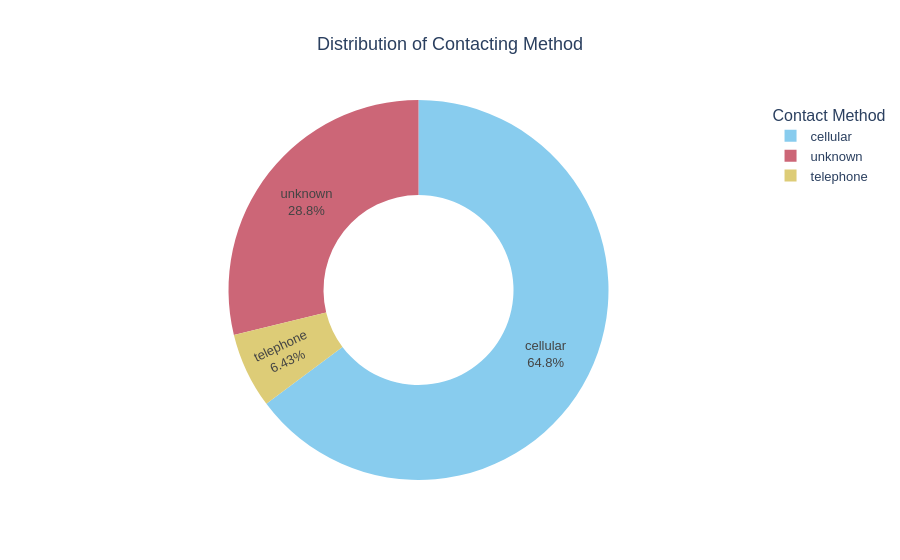

The notebook cell saved with this chart:
### Markdown cell above
<div style="
  width: 97%;
  margin: 18px 0;
  padding: 14px 18px;
  border-radius: 12px;
  text-align: left;
  background: rgba(140, 140, 140, 0.10);
  border: 1px solid rgba(140, 140, 140, 0.18);
  box-shadow: 0 6px 18px rgba(0,0,0,0.12);
  backdrop-filter: blur(10px);
  position: relative;
  overflow: hidden;
">
  <div style="
    position: absolute;
    left: 0; 
    top: 0; 
    bottom: 0;
    width: 6px;
    background: linear-gradient(180deg, #5e0ab9 0%, #6a11cb 55%, #3f84fd 100%);
  "></div>
  <h3 style="
    margin: 0;
    padding-left: 12px;
    font-family: 'Segoe UI', sans-serif;
    font-weight: 800;
    letter-spacing: 1px;
    font-size: 1.25em;
    color: inherit;
  ">
    2. Q8 What is the distribution of contact method (cellular vs telephone)?
  </h3>
</div>

### Code cell
our_plots.plot_pie(df["contact"], title="Distribution of Contacting Method", x_label="Contact Method", y_label="Count", hole=0.5)

### Figure 1 — Plotly figure (JSON) as saved in the notebook; plotly's stock layout.template omitted (floating-point values rounded to 4 significant figures)
{"data": [{"domain": {"x": [0, 1], "y": [0, 1]}, "hole": 0.5, "hovertemplate": "Contact Method=%{label}<br>Count=%{value}<extra></extra>", "labels": ["cellular", "unknown", "telephone"], "legendgroup": "", "name": "", "showlegend": true, "textfont": {"family": "Arial", "size": 13}, "textinfo": "percent+label", "type": "pie", "values": [29285, 13020, 2906]}], "layout": {"font": {"family": "Arial", "size": 13}, "legend": {"title": {"text": "Contact Method"}, "tracegroupgap": 0}, "piecolorway": ["rgb(136, 204, 238)", "rgb(204, 102, 119)", "rgb(221, 204, 119)", "rgb(17, 119, 51)", "rgb(51, 34, 136)", "rgb(170, 68, 153)", "rgb(68, 170, 153)", "rgb(153, 153, 51)", "rgb(136, 34, 85)", "rgb(102, 17, 0)", "rgb(136, 136, 136)"], "title": {"text": "Distribution of Contacting Method", "x": 0.5}}}
